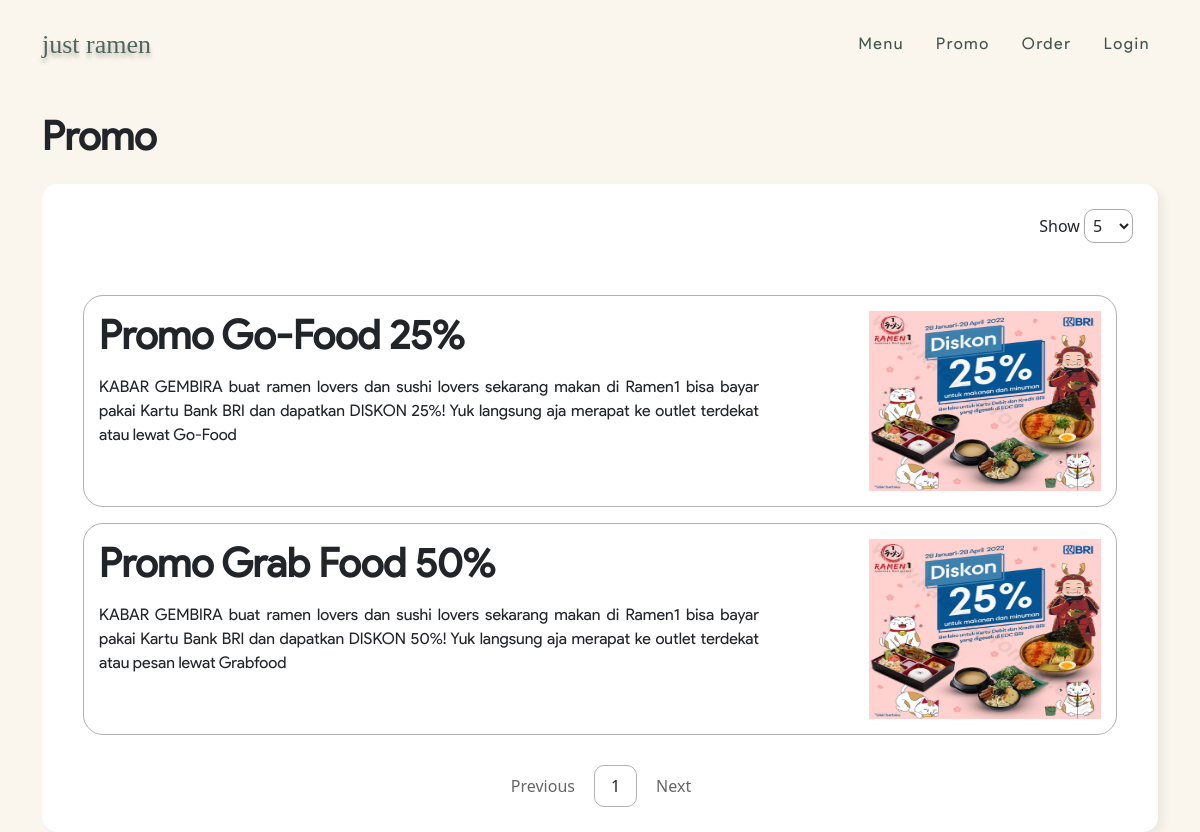
/promo.php, run on the app's committed database.
### tables this page shows
CREATE TABLE `promo` (
  `id_promo` int(11) NOT NULL,
  `title_promo` varchar(225) NOT NULL,
  `desc_promo` varchar(225) NOT NULL,
  `img_promo` varchar(255) NOT NULL
);

### promo.php (the view, shortened to what this page needs)
<!DOCTYPE html>
<html lang="en" dir="ltr">
  <head>
    <link href='https://unpkg.com/boxicons@2.0.9/css/boxicons.min.css' rel='stylesheet'>
  	<link rel="stylesheet" type="text/css" href="https://cdn.datatables.net/1.12.1/css/jquery.dataTables.css">
  	<link rel="stylesheet" href="css/bootstrap.css">
  	<link rel="stylesheet" href="css/style.css">
  </head>
  <body>
    <?php
  		include 'config.php';
  		$promo = mysqli_query($conn,"select * from promo");
  	?>
    <nav class="navbar navbar-expand-lg navbar-light py-4">
      <div class="container">
        <a class="navbar-brand mx-auto" href="index.php">just ramen</a>
        <div class="collapse navbar-collapse" id="navbarSupportedContent">
          <ul class="navbar-nav ms-auto mb-2 mb-lg-0">
            <li class="nav-item me-3">
              <a class="nav-link" href="menu-ramen.php">Menu</a>
            </li>
            <li class="nav-item me-3">
              <a class="nav-link" href="promo.php">Promo</a>
            </li>
            <li class="nav-item me-3">
              <a class="nav-link" href="order.php">Order</a>
            </li>
            <li class="nav-item">
              <a class="nav-link" href="login.php">Login</a>
            </li>
          </ul>
        </div>
      </div>
    </nav>
    <div class="container">
      <h1 class="promo-title my-4">Promo</h1>
      <div class="row">
        <div class="col-12">
          <div class="card" style="background: white;">
            <div class="table-data">
      				<div class="order">
      					<table id="table_promo" class="border-bottom-0" style="border-collapse: separate; border-spacing: 1em;">
      						<thead class="">
      							<tr>
      								<th class="border-bottom-0"></th>
      							</tr>
      						</thead>
      						<tbody>
      							<?php
      					        while($row = mysqli_fetch_assoc($promo))
      					        {
      					            echo "
      											<tr class=''>
      						            <td class='promo-card'>
                                <div class='row'>
                                  <div class='col-8'>
                                    <h1 class='promo-title'>".$row['title_promo']."</h1>
                                    <p class='promo-desc mt-3 mb-0'>".$row['desc_promo']."</p>
                                  </div>
                                  <div class='col-1'></div>
                                  <div class='col-3 text-end'>
                                    <img class='w-100' style='max-height: 180px;' src='assets/img/promo/".$row['img_promo']."'></img>
                                  </div>
                                </div>
                              </td>
      					        		</tr>";
      					        }
      					    ?>
      						</tbody>
      					</table>
      				</div>
      			</div>
          </div>
        </div>
      </div>
    </div>
  </body>
</html>

### css/style.css (style rules this page uses)
body { background-color: #FAF6ED; }
a { text-decoration: none!important; }
.navbar-brand { font-family: 'cotta'; color: #506760 !important; font-size: 26px; line-height: 29px; text-shadow: 0px 4px 4px rgba(0, 0, 0, 0.25); }
.nav-link { font-family: 'prosans'; color: #42544D !important; font-size: 16px; line-height: 24px; letter-spacing: 0.1em; }
.card { padding: 25px; background-color: #FFFCF4; box-shadow: 6px 4px 9px rgba(0, 0, 0, 0.05); border: none; border-radius: 15px; }
.promo-card { border: 1px solid rgba(0, 0, 0, 0.3)!important; border-radius: 20px; padding: 15px!important; }
.promo-title { font-family: 'prosans'; font-weight: 700; }
.promo-desc { font-family: 'prosans'; font-weight: 500; text-align: justify; }

### data on the page
promo: title_promo "Promo Go-Food 25%", desc_promo "KABAR GEMBIRA buat ramen lovers dan sushi lovers sekarang makan di Ramen1 bisa bayar pakai Kartu Bank BRI dan dapatkan DISKON 25%! Yuk langsung aja merapat ke outlet terdekat atau lewat Go-Food", img_promo (picture)
promo: title_promo "Promo Grab Food 50%", desc_promo "KABAR GEMBIRA buat ramen lovers dan sushi lovers sekarang makan di Ramen1 bisa bayar pakai Kartu Bank BRI dan dapatkan DISKON 50%! Yuk langsung aja merapat ke outlet terdekat atau pesan lewat Grabfood", img_promo (picture)
